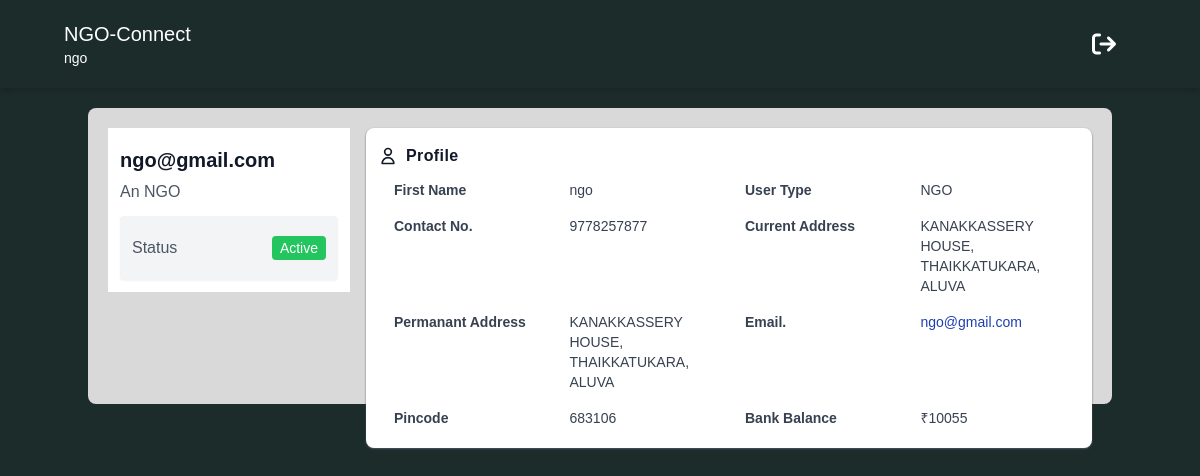
Page /ngo/ngo_profile_page (signed in) on the earlier database version.
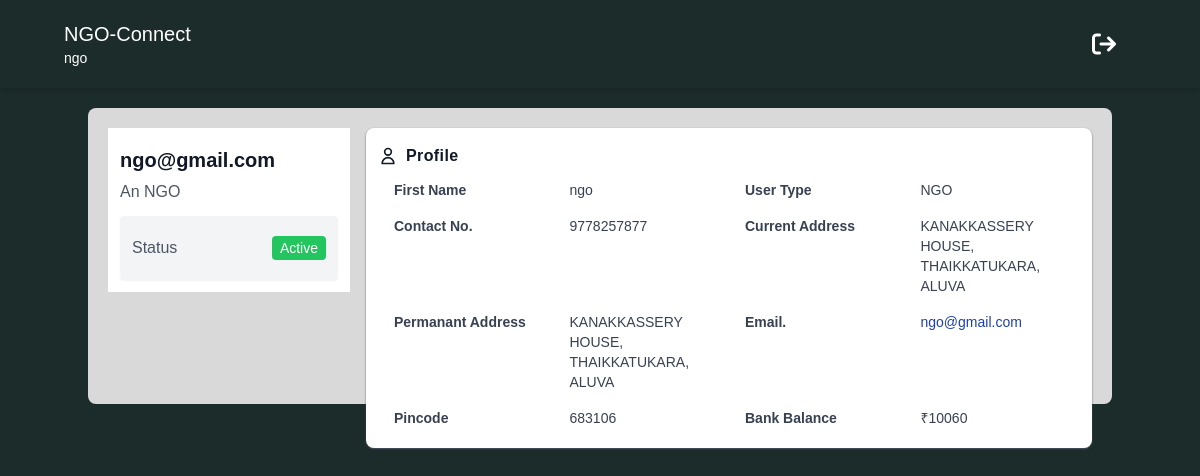
Same page on the later database version.
### ngo/models.py (models this page shows)
class NgoBank(models.Model):
    user = models.OneToOneField(User, on_delete=models.CASCADE)
    current_balance = models.IntegerField(null=True)

### ngo/views.py (the view)
# urls.py: path('ngo_profile_page', views.ngo_profile_page, name="ngo_profile_page"),
def ngo_profile_page(request):
    profile = request.user
    try:
        ngouser = ngousers.objects.get(user=request.user)
    except ngousers.DoesNotExist:
        ngouser = ngousers(user=request.user)
    try:
        bank = NgoBank.objects.get(user=request.user)
    except NgoBank.DoesNotExist:
        bank = NgoBank(user=request.user)
    context = {
        'user' : profile,
        'ngouser' : ngouser,
        'bank' : bank,
    }
    return render(request, 'ngo_profile_page.html', context)

### ngo/templates/ngo_profile_page.html (shortened to what the changed rows need)
<!DOCTYPE html>
<html lang="en">
<head>
    <script src="https://cdn.tailwindcss.com"></script>
    <link rel="stylesheet" href="https://cdnjs.cloudflare.com/ajax/libs/font-awesome/6.1.1/css/all.min.css" />
</head>
<body style="font-family: sans-serif; background-color: #1C2C2A;">
<section id="profile">
    <div class="container mx-auto my-5 p-5 rounded-lg" style="background-color: #D9D9D9;">
        <div class="md:flex no-wrap md:-mx-2 ">
            <div class="w-full md:w-3/12 md:mx-2 ">
                <div class="bg-white p-3 shadow-gray-600">
                    <h1 class="text-gray-900 font-bold text-xl leading-8 my-1">{{ user.username }}</h1>
                </div>
            </div>
            <div class="w-full md:w-9/12 mx-2 h-64">
                <div class="bg-white p-3 shadow-sm shadow-gray-600 rounded-lg">
                    <div class="text-gray-700">
                        <div class="grid md:grid-cols-2 text-sm">
                            <div class="grid grid-cols-2">
                                <div class="px-4 py-2 font-semibold">Bank Balance</div>
                                <div class="px-4 py-2">₹{{ bank.current_balance }}</div>
                            </div>
                        </div>
                    </div>
                </div>
            </div>
        </div>
    </div>
</section>
</body>
</html>

Differences in the rows shown:
changed NgoBank: current_balance "10055" → "10060"
